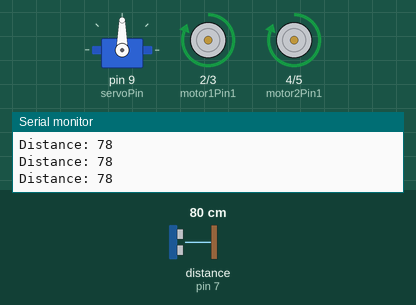
Bench run of a sketch on a simulated Arduino Uno, built with avr-gcc and run on an emulated ATmega328P. Parts: servo, motor-driver pin pairs drawn as motors (green arrow = first pin HIGH = forward, orange = second pin HIGH = backward, longer = more drive), the last lines printed to the serial monitor. Wiring (inferred from the names in the program): ultrasonic range finder: trigger pin 7; echo pin 7. Inputs (shaded band) come from the test bench; at power-on: distance to the obstacle (sensor on pin 7) 80 cm. The echo pulse lasts 58.3 µs per cm.

Above: at 1.2 s.
1.3 s: distance to the obstacle (sensor on pin 7) set to 12 cm
2.8 s: distance to the obstacle (sensor on pin 7) set to 9 cm
At 3.3 s:
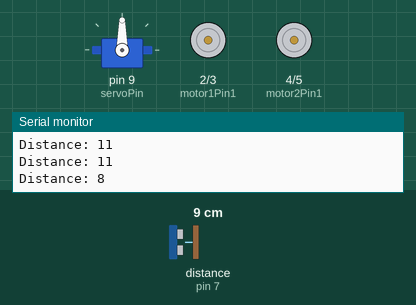
At 4.2 s:
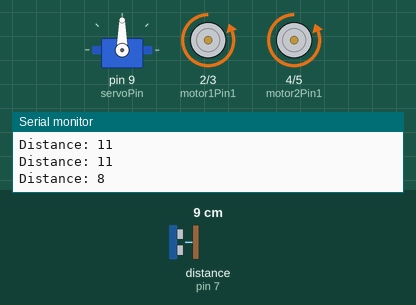
5.8 s: distance to the obstacle (sensor on pin 7) set to 250 cm
7.5 s: distance to the obstacle (sensor on pin 7) set to 2 cm
At 8.8 s:
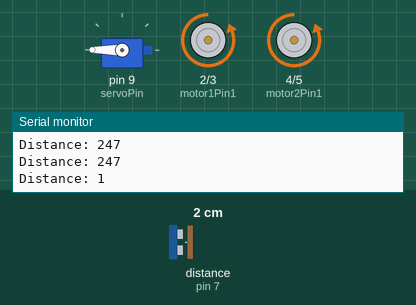
9.5 s: distance to the obstacle (sensor on pin 7) set to 18 cm
12.1 s: distance to the obstacle (sensor on pin 7) set to 4 cm
At 12.5 s:
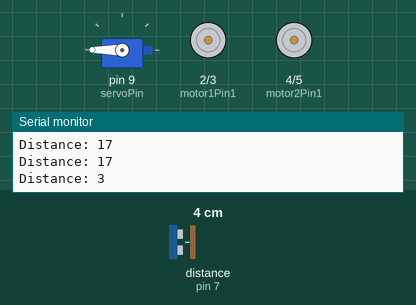
Timing chart, 0 to 16.1 s (numbered marks = the images above; inputs shaded):
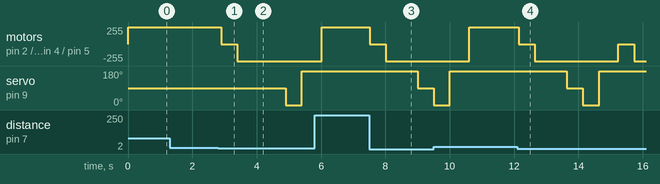

The sketch:

Task_4.2.ino
```cpp
#include <Servo.h>

Servo myServo;

const int motor1Pin1 = 2;
const int motor1Pin2 = 3;
const int motor2Pin1 = 4;
const int motor2Pin2 = 5;

const int servoPin = 9;
const int ultrasonicPin = 7;

long duration;
int distance;

void setup() {
  pinMode(motor1Pin1, OUTPUT);
  pinMode(motor1Pin2, OUTPUT);
  pinMode(motor2Pin1, OUTPUT);
  pinMode(motor2Pin2, OUTPUT);

  myServo.attach(servoPin);
  pinMode(ultrasonicPin, OUTPUT); // for trigger
  digitalWrite(ultrasonicPin, LOW);

  Serial.begin(9600);
}

void loop() {
  // Trigger ultrasonic pulse
  pinMode(ultrasonicPin, OUTPUT);
  digitalWrite(ultrasonicPin, LOW);
  delayMicroseconds(2);
  digitalWrite(ultrasonicPin, HIGH);
  delayMicroseconds(10);
  digitalWrite(ultrasonicPin, LOW);

  // Switch to input to read echo
  pinMode(ultrasonicPin, INPUT);
  duration = pulseIn(ultrasonicPin, HIGH);

  distance = duration * 0.034 / 2;
  Serial.print("Distance: ");
  Serial.println(distance);

  if (distance < 10) {
    // Stop motors
    stopMotors();
    delay(500);

    // Change direction
    reverseMotors();
    delay(1000);

    // Move servo
    myServo.write(90); // center
    delay(500);
    myServo.write(0);  // scan left
    delay(500);
    myServo.write(180); // scan right
    delay(500);
  } else {
    // Move forward
    forwardMotors();
  }

  delay(100);
}

void forwardMotors() {
  digitalWrite(motor1Pin1, HIGH);
  digitalWrite(motor1Pin2, LOW);
  digitalWrite(motor2Pin1, HIGH);
  digitalWrite(motor2Pin2, LOW);
}

void reverseMotors() {
  digitalWrite(motor1Pin1, LOW);
  digitalWrite(motor1Pin2, HIGH);
  digitalWrite(motor2Pin1, LOW);
  digitalWrite(motor2Pin2, HIGH);
}

void stopMotors() {
  digitalWrite(motor1Pin1, LOW);
  digitalWrite(motor1Pin2, LOW);
  digitalWrite(motor2Pin1, LOW);
  digitalWrite(motor2Pin2, LOW);
}
```

Measured:
- the behaviour switches between 11 and 10 cm on distance to the obstacle (sensor on pin 7) (found by bisection; images 0 and 1)
- after the input at 2.8 s, motor on pin 2 (motor1Pin1) / pin 3 (motor1Pin2), motor on pin 4 (motor2Pin1) / pin 5 (motor2Pin2): forward 255/255 → stopped after 0.10 s, → backward 255/255 0.50 s later; servo on pin 9 (servoPin): 90° → 0° after 2.1 s, → 180° 0.50 s later
- after the input at 7.5 s, motor on pin 2 (motor1Pin1) / pin 3 (motor1Pin2), motor on pin 4 (motor2Pin1) / pin 5 (motor2Pin2): forward 255/255 → stopped at once, → backward 255/255 0.50 s later; servo on pin 9 (servoPin): 180° → 90° after 1.5 s
- after the input at 12.1 s, motor on pin 2 (motor1Pin1) / pin 3 (motor1Pin2), motor on pin 4 (motor2Pin1) / pin 5 (motor2Pin2): alternates backward 255/255 for 2.6 s and stopped for 0.50 s, starting at once; servo on pin 9 (servoPin): 180° → 90° after 1.5 s, → 0° 0.50 s later, → 180° 0.50 s later
